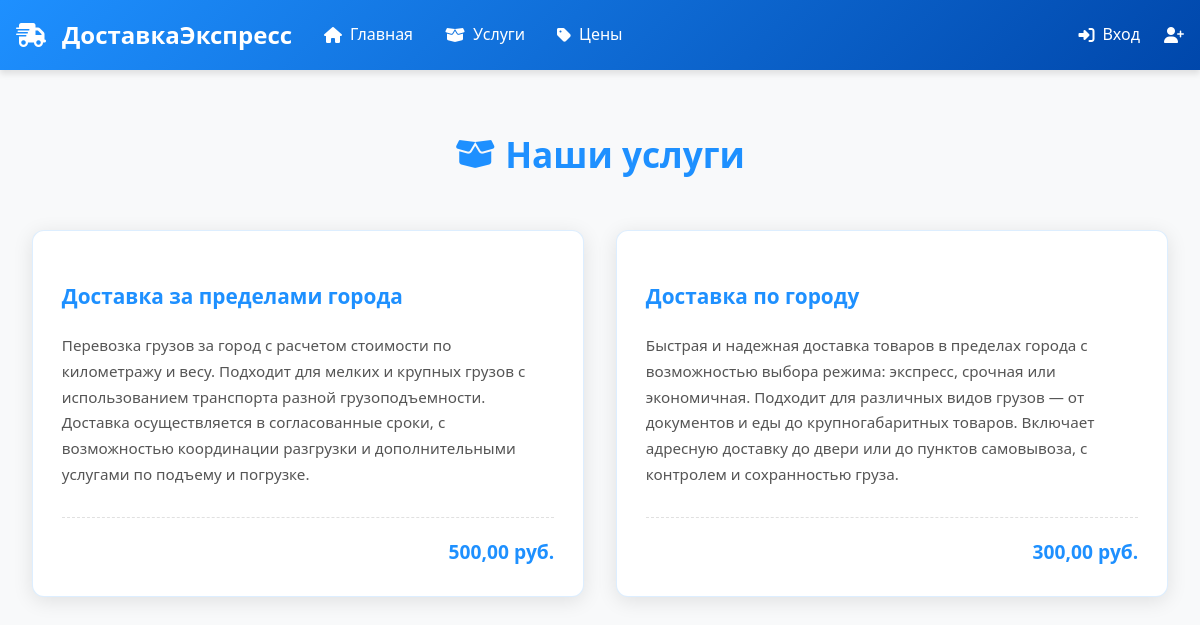
/services/, run on an earlier commit of the app's database.
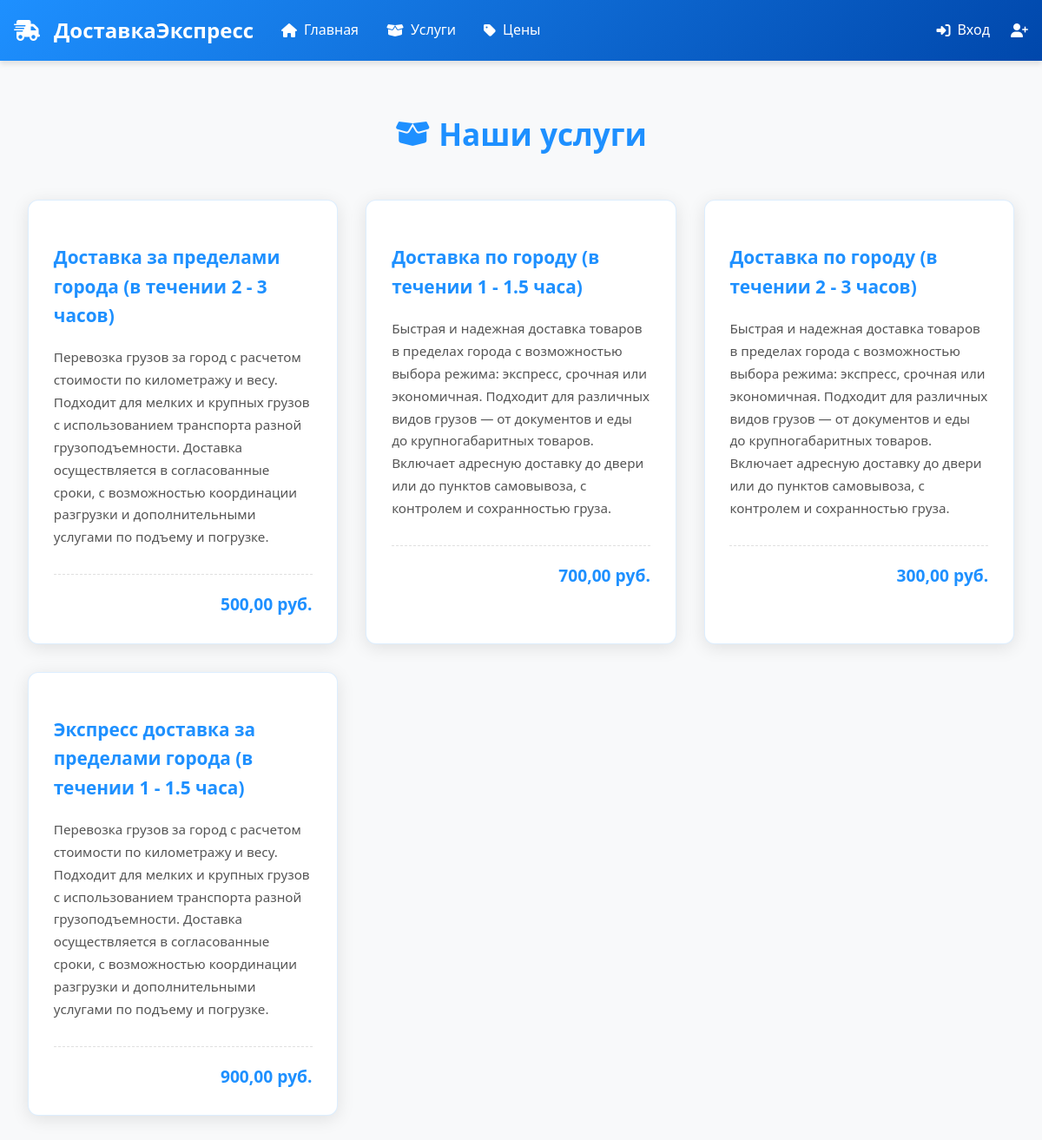
And on a later commit of the database.
### delivery/models.py (models this page shows, shortened)
class Service(models.Model):
    name = models.CharField(max_length=100, verbose_name="Название услуги")
    description = models.TextField(verbose_name="Описание услуги")
    price = models.DecimalField(max_digits=10, decimal_places=2, verbose_name="Цена")
    class Meta:
        verbose_name = "Услуга"
        verbose_name_plural = "Услуги"
        ordering = ['name']

### delivery/views.py (the view)
# urls.py: path('services/', views.services, name='services'),
def services(request):
    services = Service.objects.all()  # Получаем все услуги из базы
    return render(request, 'services.html', {'services': services})

### templates/services.html (shortened to what this page needs)
{% extends "base.html" %}
{% block content %}
<div class="services-container">
    <div class="services-title">
        <i class="icon fas fa-box-open"></i>
        <h1>Наши услуги</h1>
    </div>
    <div class="services-grid">
        {% for service in services %}
        <div class="service-card">
            <h3>{{ service.name }}</h3>
            <p>{{ service.description }}</p>
            <div class="price">{{ service.price }} руб.</div>
        </div>
        {% endfor %}
    </div>
</div>
{% endblock %}

### templates/base.html (shortened to what this page needs)
<!DOCTYPE html>
<html lang="ru">
<head>
    <link rel="stylesheet" href="https://cdnjs.cloudflare.com/ajax/libs/font-awesome/6.4.0/css/all.min.css">
</head>
<body>
    <header>
        <div class="container">
            <nav>
                <div class="left-nav">
                    <a href="{% url 'home' %}" class="logo">
                        <i class="fas fa-truck-fast"></i>
                        <span>ДоставкаЭкспресс</span>
                    </a>
                    <a href="{% url 'home' %}"><i class="fas fa-home"></i> Главная</a>
                    <a href="{% url 'services' %}"><i class="fas fa-box-open"></i> Услуги</a>
                    <a href="{% url 'prices' %}"><i class="fas fa-tag"></i> Цены</a>
                </div>
                <div class="right-nav">
                    {% if user.is_authenticated %}
                        <span class="user-greeting">Привет, {{ user.username }}!</span>
                        <a href="{% url 'profile' %}"><i class="fas fa-user"></i> Профиль</a>
                        <form id="logout-form" method="post" action="{% url 'admin:logout' %}">
                            {% csrf_token %}
                            <button type="submit">
                                <i class="fas fa-sign-out-alt"></i> Выйти
                            </button>
                        </form>
                    {% else %}
                        <a href="{% url 'login' %}"><i class="fas fa-sign-in-alt"></i> Вход</a>
                        <a href="{% url 'register' %}"><i class="fas fa-user-plus"></i></a>
                    {% endif %}
                </div>
            </nav>
        </div>
    </header>
    <main class="container">
        {% block content %}{% endblock %}
    </main>
</body>
</html>

### templates/base.html (style rules this page uses)
body { font-family: 'Segoe UI', Tahoma, Geneva, Verdana, sans-serif; margin: 0; padding: 0; line-height: 1.6; background-color: #f8f9fa; }
header { background: linear-gradient(135deg, #1e90ff, #0047ab); color: white; padding: 1rem 0; box-shadow: 0 4px 6px rgba(0, 0, 0, 0.1); }
.container { max-width: 1800px; margin: 0 auto; padding: 0 1rem; }
nav { display: flex; justify-content: space-between; align-items: center; }
.left-nav, .right-nav { display: flex; align-items: center; }
.left-nav { gap: 2rem; }
.right-nav { gap: 1.5rem; }
nav a { color: white; text-decoration: none; font-weight: 500; transition: all 0.3s ease; display: flex; align-items: center; gap: 0.5rem; }
.logo { font-weight: 700; font-size: 1.5rem; display: flex; align-items: center; color: white; }
.logo i { margin-right: 0.5rem; }

### templates/services.html (style rules this page uses)
body { font-family: 'Segoe UI', Tahoma, Geneva, Verdana, sans-serif; color: #333; line-height: 1.6; margin: 0; padding: 0; background-color: #f8f9fa; }
.services-title { display: flex; align-items: center; margin-bottom: 1.5rem; justify-content: center; }
.services-title h1 { font-family: 'Segoe UI', Tahoma, Geneva, Verdana, sans-serif; font-size: 2.2rem; color: #1e90ff; margin-left: 10px; font-weight: 600; text-align: center; }
.services-title .icon { font-size: 2rem; color: #1e90ff; }
.services-container { max-width: 1800px; margin: 2rem auto; padding: 0 1rem; }
.services-grid { display: grid; grid-template-columns: repeat(4, 1fr); gap: 2rem; justify-items: stretch; }
.service-card { background: white; border-radius: 12px; padding: 1.8rem; box-shadow: 0 4px 20px rgba(0, 0, 0, 0.1); transition: all 0.3s ease; border: 1px solid rgba(30, 144, 255, 0.15); width: 100%; box-sizing: border-box; }
.service-card h3 { font-size: 1.3rem; color: #1e90ff; margin-bottom: 1.2rem; font-weight: 600; }
.service-card p { color: #555; line-height: 1.7; margin-bottom: 1.8rem; font-size: 0.95rem; }
.price { font-weight: 700; color: #1e90ff; text-align: right; padding-top: 1.2rem; border-top: 1px dashed #e0e0e0; font-size: 1.2rem; }
@media (max-width: 1200px) { .services-grid { grid-template-columns: repeat(auto-fit, minmax(280px, 1fr)); } }

What changed in the data, as far as the page shows it:
changed Service: name "Доставка за пределами города" → "Доставка за пределами города (в течении 2 - 3 часов)"
added Service: name "Доставка по городу (в течении 1 - 1.5 часа)", description "Быстрая и надежная доставка товаров в пределах города с возможностью выбора режима: экспресс, срочная или экономичная. Подходит для различных видов грузов — от документов и еды до крупногабаритных товаров. Включает адресную доставку до двери или до пунктов самовывоза, с контролем и сохранностью груза.", price "700,00"
changed Service: name "Доставка по городу" → "Доставка по городу (в течении 2 - 3 часов)"
added Service: name "Экспресс доставка за пределами города (в течении 1 - 1.5 часа)", description "Перевозка грузов за город с расчетом стоимости по километражу и весу. Подходит для мелких и крупных грузов с использованием транспорта разной грузоподъемности. Доставка осуществляется в согласованные сроки, с возможностью координации разгрузки и дополнительными услугами по подъему и погрузке.", price "900,00"
